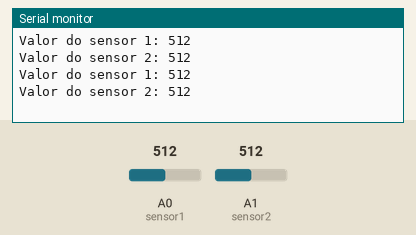
The sketch below on a simulated Arduino Uno, built with avr-gcc and run on an emulated ATmega328P. On the bench: the last lines printed to the serial monitor. Inputs (shaded band) come from the test bench; at power-on: A0 (sensor1) = 512, A1 (sensor2) = 512.

Above: at 1.8 s.
1.9 s: A0 (sensor1) set to 716
At 2.4 s:
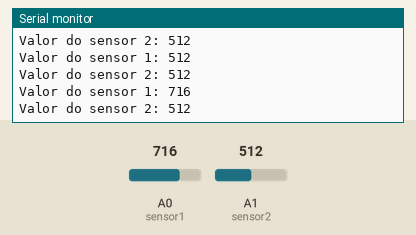
3.4 s: A1 (sensor2) set to 716
At 4.7 s:
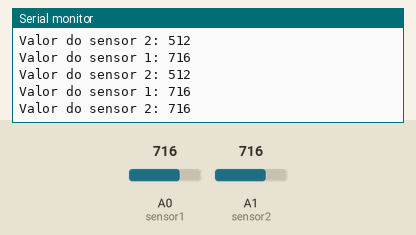
4.9 s: A0 (sensor1) set to 900
At 5.8 s:
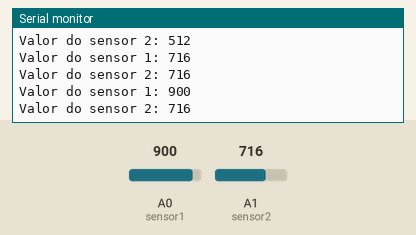
6.4 s: A1 (sensor2) set to 900
At 7.6 s:
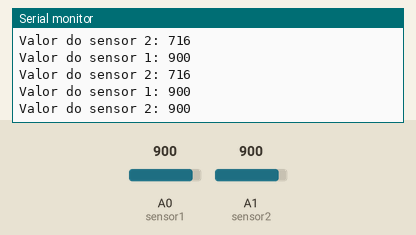
Timing chart, 0 to 8.9 s (numbered marks = the images above; inputs shaded):
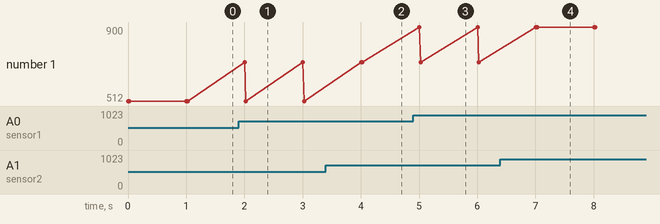

The sketch:

sensorRefletancia.ino
```cpp
#define sensor1 0
#define sensor2 1

void setup() {
  // put your setup code here, to run once:
  pinMode(sensor1,INPUT);
  pinMode(sensor2,INPUT);
  Serial.begin(9600);
}

void loop() {
  // put your main code here, to run repeatedly:
  Serial.print("Valor do sensor 1: ");
  Serial.println(analogRead(sensor1));
  Serial.print("Valor do sensor 2: ");
  Serial.println(analogRead(sensor2));
  delay(1000);
}
```

Measured:
- after the input at 1.9 s, the serial monitor: prints a new line after 0.10 s (image 1)
- after the input at 3.4 s, the serial monitor: prints a new line after 0.63 s (image 2)
- after the input at 4.9 s, the serial monitor: prints a new line after 0.10 s (image 3)
- after the input at 6.4 s, the serial monitor: prints a new line after 0.63 s (image 4)
